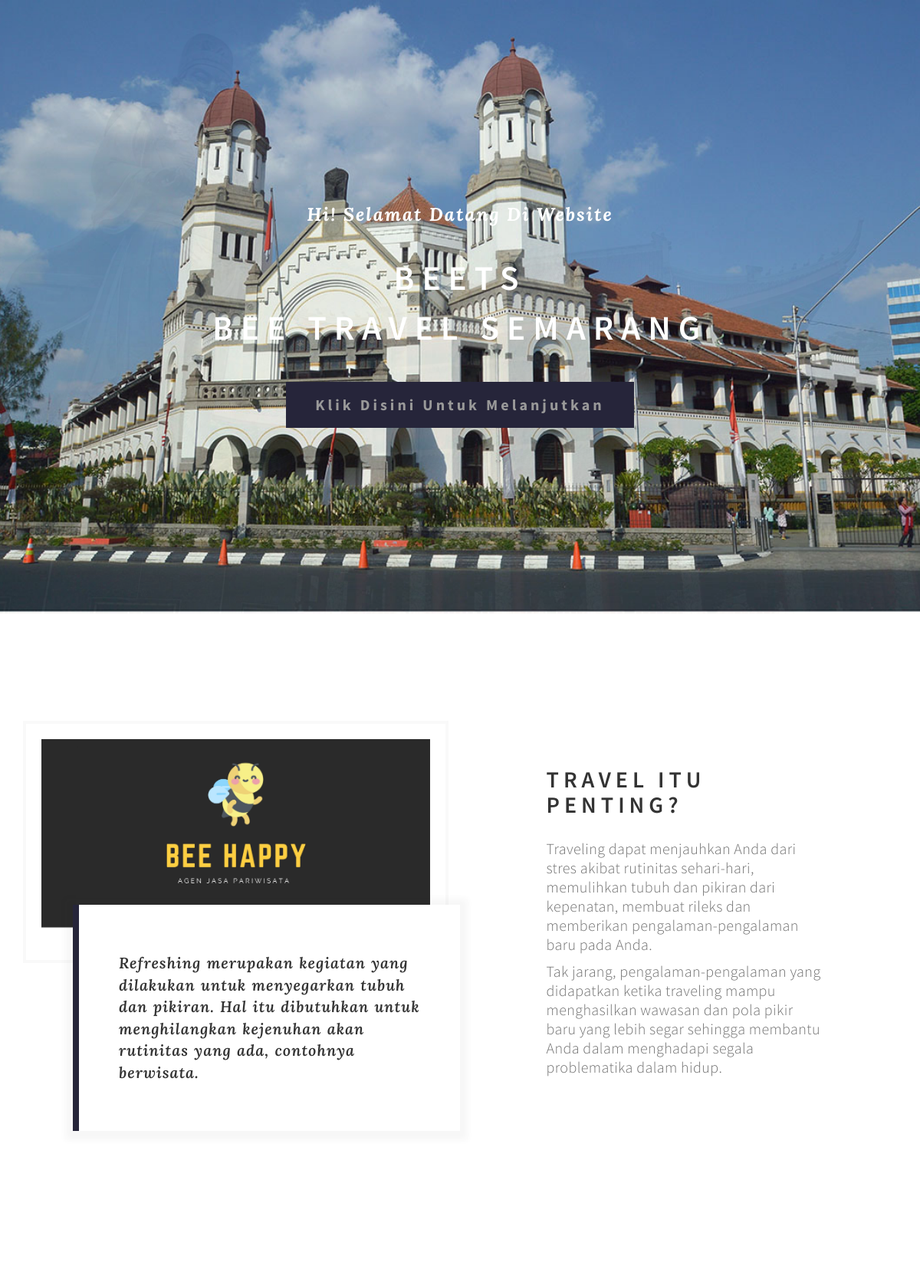
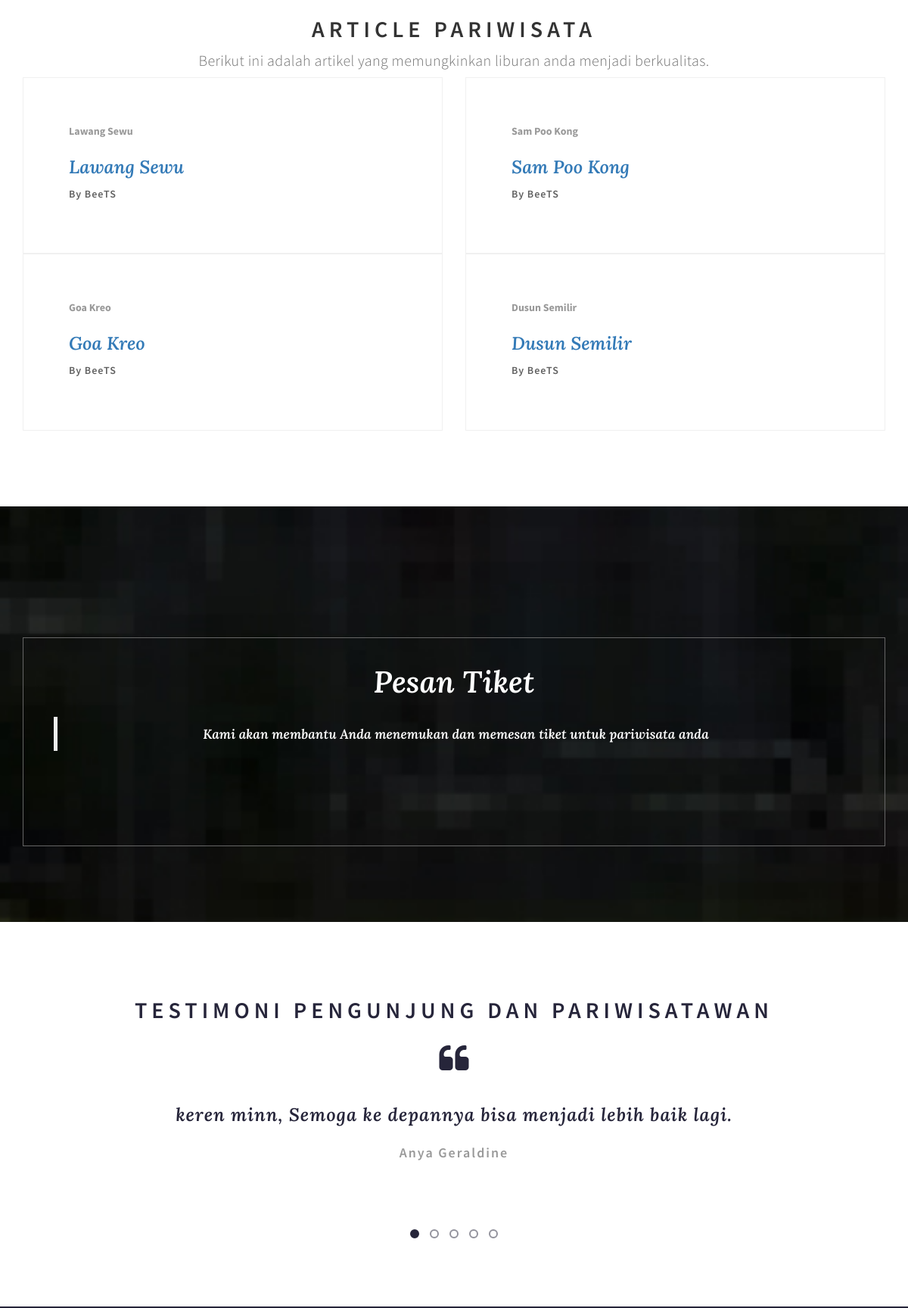
The page / (upper part) on the database its author committed (2 pictures, top to bottom).
### tables this page shows
CREATE TABLE `materi` (
  `id_materi` int(128) NOT NULL,
  `cabang` text NOT NULL,
  `isi` text NOT NULL,
  `gambar` varchar(255) NOT NULL
);

CREATE TABLE `testimoni` (
  `id` int(30) NOT NULL,
  `email` varchar(30) NOT NULL,
  `komentar` text NOT NULL,
  `nama` varchar(30) NOT NULL
);

### application/controllers/Beranda.php (called while the page is built, shortened)
<?php
class Beranda extends CI_Controller
{
    public function index()
    {
        $data['materi']  = $this->Materi->Read();
        $data['testimoni']  = $this->Testimoni->Read();
        $this->load->view('index',$data);
    }
}

### index.php (called while the page is built, shortened)
<?php
require_once BASEPATH.'core/CodeIgniter.php';

### application/models/Materi.php (called while the page is built, shortened)
<?php
class Materi extends CI_Model
{
    public function Read()
    {
        return $this->db->get('materi')->result_array();
    }
}

### application/models/Testimoni.php (called while the page is built, shortened)
<?php
class Testimoni extends CI_Model
{
    public function Read()
    {
		$this->db->order_by('id', 'DESC');
        return $this->db->get('testimoni')->result_array();
    }
}

### application/views/index.php (the view, shortened to what this page needs)
<!DOCTYPE html>
<html lang="en">
<head>
	<link rel="stylesheet" href="<?php echo base_url('assets/css/bootstrap.min.css')?>">
	<link rel="stylesheet" href="<?php echo base_url('assets/css/animate.css') ?>">
	<link rel="stylesheet" href="<?php echo base_url('assets/css/font-awesome.min.css') ?>">
	<link rel="stylesheet" href="<?php echo base_url('assets/css/owl.theme.css') ?>">
	<link rel="stylesheet" href="<?php echo base_url('assets/css/owl.carousel.css') ?>">
	<link rel="stylesheet" href="<?php echo base_url('assets/css/style.css') ?>">
</head>
<body data-spy="scroll" data-target=".navbar-collapse" data-offset="50">
<section id="home" class="parallax-section">
	<div class="container">
		<div class="row">
			<div class="col-md-offset-1 col-md-10 col-sm-12">
				<h3 class="wow bounceIn" data-wow-delay="0.9s"><b>Hi! Selamat Datang Di Website</b></h3>
				<h1 class="wow fadeInUp" data-wow-delay="1.6s">BeeTS<br>Bee Travel Semarang</h1>
				<a href="#overview" class="wow fadeInUp smoothScroll btn btn-default" data-wow-delay="2s">Klik Disini Untuk Melanjutkan</a>
			</div>
		</div>
	</div>
</section>
<section id="overview" class="parallax-section">
	<div class="container">
		<div class="row">
			<div class="col-md-6 col-sm-12">
				<img src="<?php echo base_url('assets/images/overview-img.jpg') ?>" class="img-responsive" alt="Overview">
				<blockquote class="wow fadeInUp" data-wow-delay="1.9s">Refreshing merupakan kegiatan yang dilakukan untuk menyegarkan tubuh dan pikiran. Hal itu dibutuhkan untuk menghilangkan kejenuhan akan rutinitas yang ada, contohnya berwisata.</blockquote>
			</div>
			<div class="col-md-1"></div>
			<div class="wow fadeInUp col-md-4 col-sm-12" data-wow-delay="1s">
				<div class="overview-detail">
					<h2>TRAVEL ITU PENTING? </h2>
					<p>Traveling dapat menjauhkan Anda dari stres akibat rutinitas sehari-hari, memulihkan tubuh dan pikiran dari kepenatan, membuat rileks dan memberikan pengalaman-pengalaman baru pada Anda.</p>
					<p>Tak jarang, pengalaman-pengalaman yang didapatkan ketika traveling mampu menghasilkan wawasan dan pola pikir baru yang lebih segar sehingga membantu Anda dalam menghadapi segala problematika dalam hidup.</p>
				</div>
			</div>
			<div class="col-md-1"></div>
		</div>
	</div>
</section>
<section id="blog" class="parallax-section">
	<div class="container">
		<div class="row">
			<div class="col-md-12 col-sm-12 text-center">
				<h2>Article Pariwisata</h2>
				<p>Berikut ini adalah artikel yang memungkinkan liburan anda menjadi berkualitas.</p>
			</div>
			<?php foreach($materi as $m)
			{?>
				<a href="<?= base_url('Artikel/get/'. $m['id_materi'])?>">
					<div class="wow fadeInUp col-md-6 col-sm-12" data-wow-delay="0.9s">
						<div class="blog-thumb">
							<span class="blog-date"><?php echo $m['cabang']; ?></span>
							<h3 class="blog-title"><?php echo $m['cabang'];?></h3>
							<h5 id="blog-author">By BeeTS</h5>
						</div>
					</div>
				</a>
			<?php }?>
		</div>
	</div>
</section>
<section id="price" class="parallax-section">
	<div class="container">
	<div class="row">
<div class="wow fadeInUp col-md-12 col-sm-12" data-wow-delay="0.9s">
</div>
<div class="wow fadeInDown col-md-15 col-sm-12" data-wow-delay="1s">
	<div class="pricing__item">
		<h3 class="pricing__title">Pesan Tiket</h3><br>
		<blockquote>Kami akan membantu Anda menemukan dan memesan tiket untuk pariwisata anda</blockquote>
		<a href="<?= base_url('Pemesanan');?>"><button class="pricing__action">Klik Disini</button></a>
	</div>
</div>
</div>
	</div>
</section>
<section id="testimonial" class="parallax-section">
	<div class="container">
		<div class="col-md-12 col-sm-12 text-center">
			<h2>Testimoni Pengunjung dan Pariwisatawan</h2>
		</div>
		<div class="row">
			<div id="owl-testimonial" class="owl-carousel">
				<?php
				$indikasi=1;
				foreach($testimoni as $t)
				{
					if($indikasi<=5)
					{?>
					<div class="item col-md-offset-2 col-md-8 col-sm-offset-1 col-sm-10 wow fadeInUp" data-wow-delay="0.6s">
						<i class="fa fa-quote-left"></i>
						<h3><?= $t['komentar']; ?></h3>
						<h4><?= $t['nama']; ?></h4>
					</div>
				<?php }
					$indikasi++;
				}?>
			</div>
		</div>
	</div>
</section>
</body>
</html>

### assets/css/style.css (style rules this page uses)
body { background: #ffffff; font-family: 'Source Sans Pro', sans-serif; font-style: normal; font-weight: 300; }
html,body { width: 100%; overflow-x: hidden; }
h1,h2,h3,h4,h5,h6, blockquote { font-weight: 600; }
h1 { font-size: 4.5rem; line-height: 6.5rem; letter-spacing: 10px; text-transform: uppercase; padding-top: 12px; }
h2 { font-size: 30px; letter-spacing: 6px; padding-bottom: 18px; text-transform: uppercase; }
#trainer h2, #newsletter h2, #blog h2, #price h2 { padding-bottom: 2px; }
blockquote, h3 { font-family: 'Lora', sans-serif; font-style: italic; }
h3 { line-height: 36px; }
h4 { color: #999; letter-spacing: 2px; margin-top: 22px; }
p { color: #707070; font-size: 20px; line-height: 25px; letter-spacing: 0.4px; }
a { text-decoration: none !important; outline: none; }
#trainer, #blog, #price { padding-top: 10rem; padding-bottom: 10rem; }
#home, #trainer, #newsletter, #price, #testimonial, #blog-header { text-align: center; }
.parallax-section { background-attachment: fixed !important; background-size: cover !important; }
#home { background: 50% 0 repeat-y fixed; -webkit-background-size: cover; background-size: cover; background-position: center center; color: #ffffff; display: -webkit-box; display: -webkit-flex; display: -ms-flexbox; display: flex; -webkit-box-align: center; -webkit-align-items: center; -ms-flex-align: center; align-items: center; height: 100vh; }
#home h3 { letter-spacing: 2px; }
#home .btn { background: #26253a; border: none; border-radius: 0px; color: #999; font-size: 20px; font-weight: bold; letter-spacing: 4px; padding: 16px 38px; margin-top: 28px; transition: all 0.4s ease-in-out; }
#overview { padding-top: 14rem; padding-bottom: 20rem; position: relative; }
#overview img { border: 4px solid #f9f9f9; padding: 20px 20px 40px 20px; }
#overview blockquote { background: #ffffff; box-shadow: 0px 2px 8px 10px rgba(50, 50, 50, 0.04); border-left: 8px solid #26253a; word-spacing: 1px; letter-spacing: 1px; position: absolute; font-size: 20px; top: 240px; left: 80px; padding: 62px 52px; }
#overview .overview-detail { position: relative; top: 40px; }
#blog .blog-thumb { border: 1px solid #f0f0f0; position: relative; padding: 60px; -wekbit-transition: all 1000ms linear; transition: all 1000ms linear; }
#blog .blog-date { color: #999; font-weight: bold; }
#blog #blog-author { color: #606060; letter-spacing: 1px; }
#blog h5 { color: #727272; }
#price { background: url('../images/price-bg.jpg') 50% 0 repeat-y fixed; -webkit-background-size: cover; background-size: cover; background-position: center center; color: #ffffff; }
#price .pricing__item { position: relative; display: -webkit-flex; display: flex; -webkit-flex-direction: column; flex-direction: column; -webkit-align-items: stretch; align-items: stretch; text-align: center; -webkit-flex: 0 1 330px; flex: 0 1 330px; }
#price .pricing__item { font-size: 20px; margin-top: 72px; padding: 2em; cursor: default; color: #fff; border: 1px solid #666; -webkit-transition: background-color 0.6s, color 0.3s; transition: background-color 0.6s, color 0.3s; }
#price .pricing__title { font-size: 2em; width: 100%; margin: 0; padding: 0; }
#testimonial { background: #ffffff; color: #26253a; padding-top: 8rem; padding-bottom: 8rem; }
#testimonial .fa { font-size: 42px; padding-bottom: 14px; }
#testimonial h3 { letter-spacing: 1px; }

### rows shown on the page
materi: cabang "Lawang Sewu"
materi: cabang "Sam Poo Kong"
materi: cabang "Goa Kreo"
materi: cabang "Dusun Semilir"
testimoni: komentar "keren minn, Semoga ke depannya bisa menjadi lebih baik lagi.", nama "Anya Geraldine"
